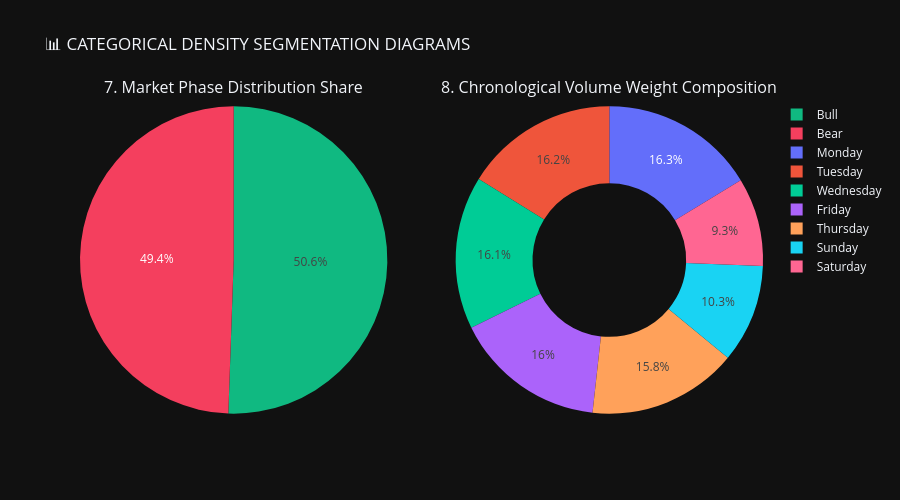

Write notebook code for a chart like this one.
### Markdown cell above
### **🍩 Categorical Horizon Segments**
#### **Categorical Horizon Segments** refer to dividing data into distinct categories over different time periods or forecasting horizons. This approach helps compare trends, analyze changes across categories, and understand how different groups perform over short-, medium-, or long-term periods, supporting better analysis and prediction. 📊

### Code cell
fig_share = make_subplots(rows=1, cols=2, specs=[[{'type':'pie'}, {'type':'pie'}]],
                          subplot_titles=('7. Market Phase Distribution Share', '8. Chronological Volume Weight Composition'))

state_counts = crypto_df['Market_State'].value_counts()
fig_share.add_trace(go.Pie(labels=state_counts.index, values=state_counts.values, name='Market State Share', hole=0.0, marker=dict(colors=['#10b981','#f43f5e'])), row=1, col=1)

day_volume = crypto_df.groupby(crypto_df.index.day_name())['Volume'].sum().reindex(
    ['Monday', 'Tuesday', 'Wednesday', 'Thursday', 'Friday', 'Saturday', 'Sunday']
)
fig_share.add_trace(go.Pie(labels=day_volume.index, values=day_volume.values, name='Temporal Volume Breakdown', hole=0.5), row=1, col=2)

fig_share.update_layout(height=500, template='plotly_dark', title_text="📊 CATEGORICAL DENSITY SEGMENTATION DIAGRAMS")
fig_share.show()

### Figure 1 — Plotly figure (JSON) as saved in the notebook; plotly's stock layout.template omitted (floating-point values rounded to 4 significant figures)
{"data": [{"domain": {"x": [0, 0.45], "y": [0, 1]}, "hole": 0, "labels": ["Bull", "Bear"], "marker": {"colors": ["#10b981", "#f43f5e"]}, "name": "Market State Share", "type": "pie", "values": [822, 804]}, {"domain": {"x": [0.55, 1], "y": [0, 1]}, "hole": 0.5, "labels": ["Monday", "Tuesday", "Wednesday", "Thursday", "Friday", "Saturday", "Sunday"], "name": "Temporal Volume Breakdown", "type": "pie", "values": [9324149706737, 9233874167399, 9185311541855, 9005128204271, 9139092639485, 5313192580137, 5908145326491]}], "layout": {"annotations": [{"font": {"size": 16}, "showarrow": false, "text": "7. Market Phase Distribution Share", "x": 0.225, "xanchor": "center", "xref": "paper", "y": 1, "yanchor": "bottom", "yref": "paper"}, {"font": {"size": 16}, "showarrow": false, "text": "8. Chronological Volume Weight Composition", "x": 0.775, "xanchor": "center", "xref": "paper", "y": 1, "yanchor": "bottom", "yref": "paper"}], "height": 500, "title": {"text": "📊 CATEGORICAL DENSITY SEGMENTATION DIAGRAMS"}}}
